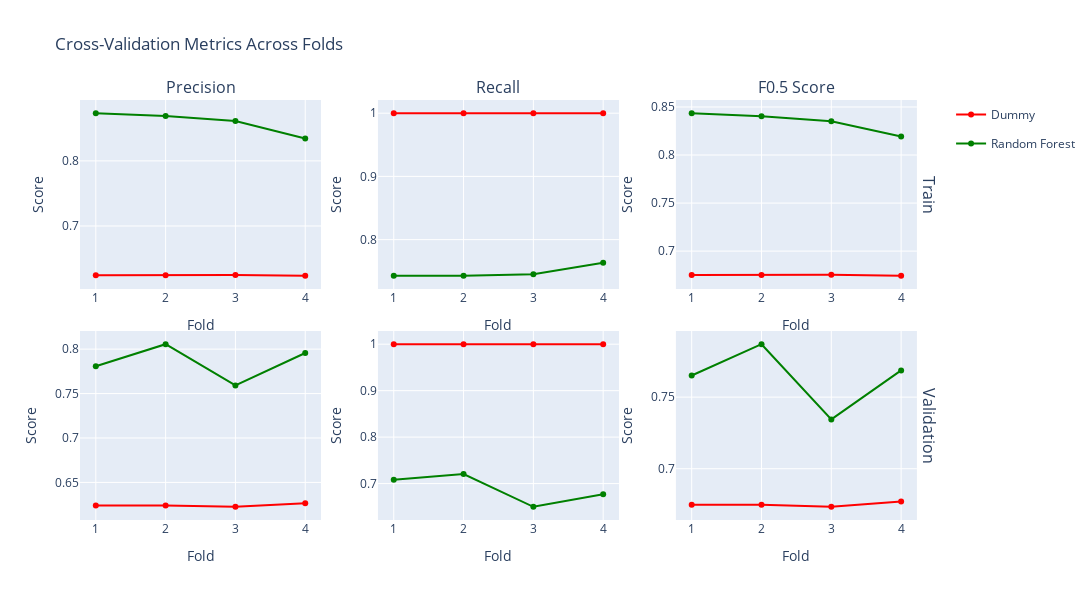

The notebook cell saved with this chart:
### Markdown cell above
Value importance ranges from around 2 to 20%. Trying to remove less important features results in a less precise / stable model (when looking at cross validation scores across folds).<br>
I don't think we should remove one of them (all significantly important).

### Code cell
# Score details on each fold
dummy_params = {
    "beta": args["beta"],
    "cv_folds": args["cv_folds"],
    "strategy": "most_frequent",
    "random_state": args["random_state"],
}
dummy = DummyEstimator(dummy_params)
dummy_cv_score = dummy.cross_validate(X_train,y_train)

model_cv_score = model.cross_validate(X_train,y_train)

print(f"Dummy CV Score: {dummy_cv_score:.4f}")
print(f"Random Forest CV Score: {model_cv_score:.4f}")

dummy_scores = dummy.cv_scores  
model_scores = model.cv_scores

fig = make_subplots(
    rows=2, cols=3,
    subplot_titles=('Precision', 'Recall', f'F{beta} Score'),
    row_titles=['Train', 'Validation'],
    vertical_spacing=0.1
)

models = {'Dummy': dummy, 'Random Forest': model }
colors = {'Dummy': 'red', 'Random Forest': 'green'}

for model_name, model in models.items():
    color = colors[model_name]
    
    # Train metrics
    fig.add_trace(
        go.Scatter(x=list(range(1, cv_folds+1)), 
                  y=model.cv_scores['train']['precision'],
                  mode='lines+markers', 
                  name=f'{model_name}',
                  line=dict(color=color),
                  legendgroup=model_name,
                  showlegend=True),
        row=1, col=1
    )
    
    fig.add_trace(
        go.Scatter(x=list(range(1, cv_folds+1)), 
                  y=model.cv_scores['train']['recall'],
                  mode='lines+markers', 
                  name=f'{model_name} Train Recall',
                  line=dict(color=color),
                  legendgroup=model_name,
                  showlegend=False),
        row=1, col=2
    )
    
    fig.add_trace(
        go.Scatter(x=list(range(1, cv_folds+1)), 
                  y=model.cv_scores['train'][f'F{beta}'],
                  mode='lines+markers', 
                  name=f'{model_name} Train F{beta}',
                  line=dict(color=color),
                  legendgroup=model_name,
                  showlegend=False),
        row=1, col=3
    )
    
    # Validation metrics
    fig.add_trace(
        go.Scatter(x=list(range(1, cv_folds+1)), 
                  y=model.cv_scores['valid']['precision'],
                  mode='lines+markers', 
                  name=f'{model_name} Valid Precision',
                  line=dict(color=color),
                  legendgroup=model_name,
                  showlegend=False),
        row=2, col=1
    )
    
    fig.add_trace(
        go.Scatter(x=list(range(1, cv_folds+1)), 
                  y=model.cv_scores['valid']['recall'],
                  mode='lines+markers', 
                  name=f'{model_name} Valid Recall',
                  line=dict(color=color),
                  legendgroup=model_name,
                  showlegend=False),
        row=2, col=2
    )
    
    fig.add_trace(
        go.Scatter(x=list(range(1, cv_folds+1)), 
                  y=model.cv_scores['valid'][f'F{beta}'],
                  mode='lines+markers', 
                  name=f'{model_name} Valid F{beta}',
                  line=dict(color=color),
                  legendgroup=model_name,
                  showlegend=False),
        row=2, col=3
    )

fig.update_xaxes(title_text="Fold")
fig.update_yaxes(title_text="Score")
fig.update_layout(height=600, width=1500, title="Cross-Validation Metrics Across Folds")
fig.show()

### Figure 1 — Plotly figure (JSON) as saved in the notebook; plotly's stock layout.template omitted (floating-point values rounded to 4 significant figures)
{"data": [{"legendgroup": "Dummy", "line": {"color": "red"}, "mode": "lines+markers", "name": "Dummy", "showlegend": true, "type": "scatter", "x": [1, 2, 3, 4], "xaxis": "x", "y": [0.6244, 0.6244, 0.6248, 0.6235], "yaxis": "y"}, {"legendgroup": "Dummy", "line": {"color": "red"}, "mode": "lines+markers", "name": "Dummy Train Recall", "showlegend": false, "type": "scatter", "x": [1, 2, 3, 4], "xaxis": "x2", "y": [1, 1, 1, 1], "yaxis": "y2"}, {"legendgroup": "Dummy", "line": {"color": "red"}, "mode": "lines+markers", "name": "Dummy Train F0.5", "showlegend": false, "type": "scatter", "x": [1, 2, 3, 4], "xaxis": "x3", "y": [0.6751, 0.6751, 0.6755, 0.6743], "yaxis": "y3"}, {"legendgroup": "Dummy", "line": {"color": "red"}, "mode": "lines+markers", "name": "Dummy Valid Precision", "showlegend": false, "type": "scatter", "x": [1, 2, 3, 4], "xaxis": "x4", "y": [0.624, 0.624, 0.6226, 0.6265], "yaxis": "y4"}, {"legendgroup": "Dummy", "line": {"color": "red"}, "mode": "lines+markers", "name": "Dummy Valid Recall", "showlegend": false, "type": "scatter", "x": [1, 2, 3, 4], "xaxis": "x5", "y": [1, 1, 1, 1], "yaxis": "y5"}, {"legendgroup": "Dummy", "line": {"color": "red"}, "mode": "lines+markers", "name": "Dummy Valid F0.5", "showlegend": false, "type": "scatter", "x": [1, 2, 3, 4], "xaxis": "x6", "y": [0.6748, 0.6748, 0.6734, 0.677], "yaxis": "y6"}, {"legendgroup": "Random Forest", "line": {"color": "green"}, "mode": "lines+markers", "name": "Random Forest", "showlegend": true, "type": "scatter", "x": [1, 2, 3, 4], "xaxis": "x", "y": [0.8732, 0.8689, 0.8612, 0.8345], "yaxis": "y"}, {"legendgroup": "Random Forest", "line": {"color": "green"}, "mode": "lines+markers", "name": "Random Forest Train Recall", "showlegend": false, "type": "scatter", "x": [1, 2, 3, 4], "xaxis": "x2", "y": [0.7427, 0.7427, 0.7453, 0.7635], "yaxis": "y2"}, {"legendgroup": "Random Forest", "line": {"color": "green"}, "mode": "lines+markers", "name": "Random Forest Train F0.5", "showlegend": false, "type": "scatter", "x": [1, 2, 3, 4], "xaxis": "x3", "y": [0.8435, 0.8404, 0.8353, 0.8192], "yaxis": "y3"}, {"legendgroup": "Random Forest", "line": {"color": "green"}, "mode": "lines+markers", "name": "Random Forest Valid Precision", "showlegend": false, "type": "scatter", "x": [1, 2, 3, 4], "xaxis": "x4", "y": [0.7808, 0.8056, 0.7591, 0.7956], "yaxis": "y4"}, {"legendgroup": "Random Forest", "line": {"color": "green"}, "mode": "lines+markers", "name": "Random Forest Valid Recall", "showlegend": false, "type": "scatter", "x": [1, 2, 3, 4], "xaxis": "x5", "y": [0.7081, 0.7205, 0.65, 0.677], "yaxis": "y5"}, {"legendgroup": "Random Forest", "line": {"color": "green"}, "mode": "lines+markers", "name": "Random Forest Valid F0.5", "showlegend": false, "type": "scatter", "x": [1, 2, 3, 4], "xaxis": "x6", "y": [0.7651, 0.787, 0.7345, 0.7687], "yaxis": "y6"}], "layout": {"annotations": [{"font": {"size": 16}, "showarrow": false, "text": "Precision", "x": 0.1411, "xanchor": "center", "xref": "paper", "y": 1, "yanchor": "bottom", "yref": "paper"}, {"font": {"size": 16}, "showarrow": false, "text": "Recall", "x": 0.49, "xanchor": "center", "xref": "paper", "y": 1, "yanchor": "bottom", "yref": "paper"}, {"font": {"size": 16}, "showarrow": false, "text": "F0.5 Score", "x": 0.8389, "xanchor": "center", "xref": "paper", "y": 1, "yanchor": "bottom", "yref": "paper"}, {"font": {"size": 16}, "showarrow": false, "text": "Train", "textangle": 90, "x": 0.98, "xanchor": "left", "xref": "paper", "y": 0.775, "yanchor": "middle", "yref": "paper"}, {"font": {"size": 16}, "showarrow": false, "text": "Validation", "textangle": 90, "x": 0.98, "xanchor": "left", "xref": "paper", "y": 0.225, "yanchor": "middle", "yref": "paper"}], "height": 600, "title": {"text": "Cross-Validation Metrics Across Folds"}, "width": 1500, "xaxis": {"anchor": "y", "domain": [0, 0.2822], "title": {"text": "Fold"}}, "xaxis2": {"anchor": "y2", "domain": [0.3489, 0.6311], "title": {"text": "Fold"}}, "xaxis3": {"anchor": "y3", "domain": [0.6978, 0.98], "title": {"text": "Fold"}}, "xaxis4": {"anchor": "y4", "domain": [0, 0.2822], "title": {"text": "Fold"}}, "xaxis5": {"anchor": "y5", "domain": [0.3489, 0.6311], "title": {"text": "Fold"}}, "xaxis6": {"anchor": "y6", "domain": [0.6978, 0.98], "title": {"text": "Fold"}}, "yaxis": {"anchor": "x", "domain": [0.55, 1], "title": {"text": "Score"}}, "yaxis2": {"anchor": "x2", "domain": [0.55, 1], "title": {"text": "Score"}}, "yaxis3": {"anchor": "x3", "domain": [0.55, 1], "title": {"text": "Score"}}, "yaxis4": {"anchor": "x4", "domain": [0, 0.45], "title": {"text": "Score"}}, "yaxis5": {"anchor": "x5", "domain": [0, 0.45], "title": {"text": "Score"}}, "yaxis6": {"anchor": "x6", "domain": [0, 0.45], "title": {"text": "Score"}}}}
